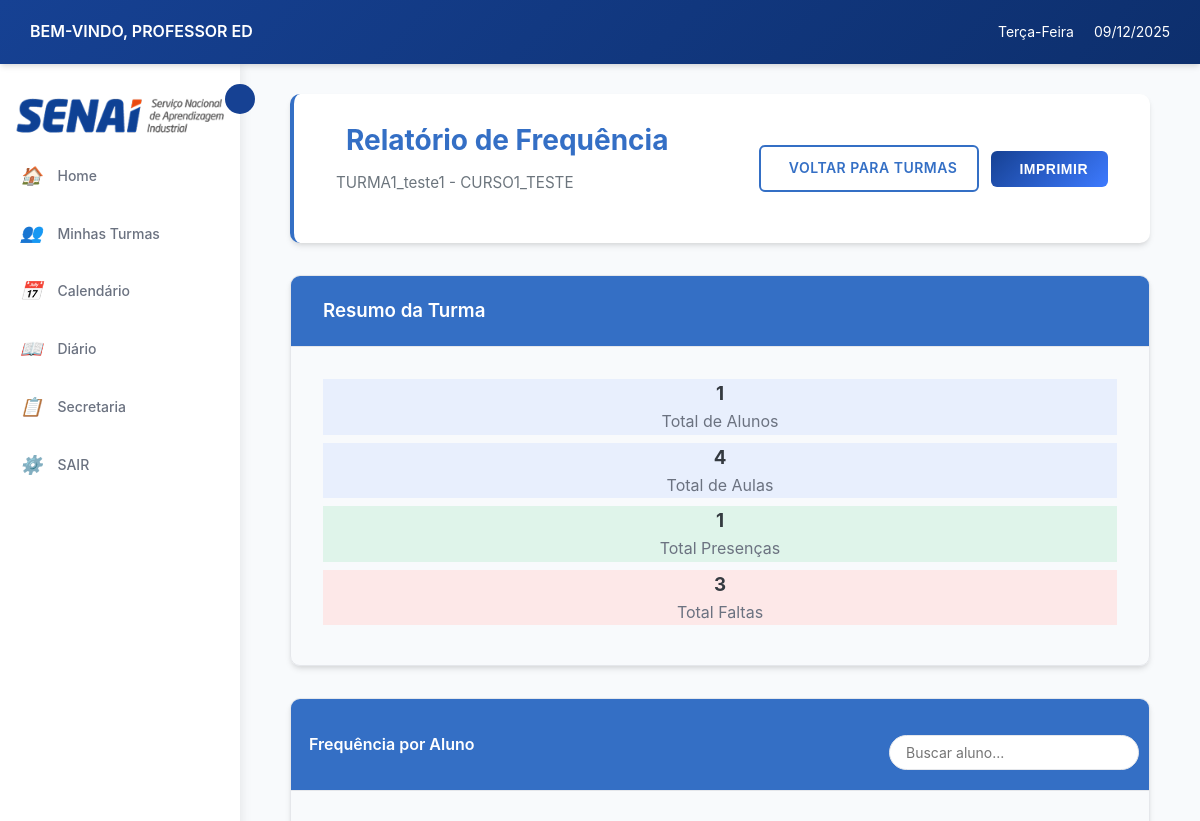
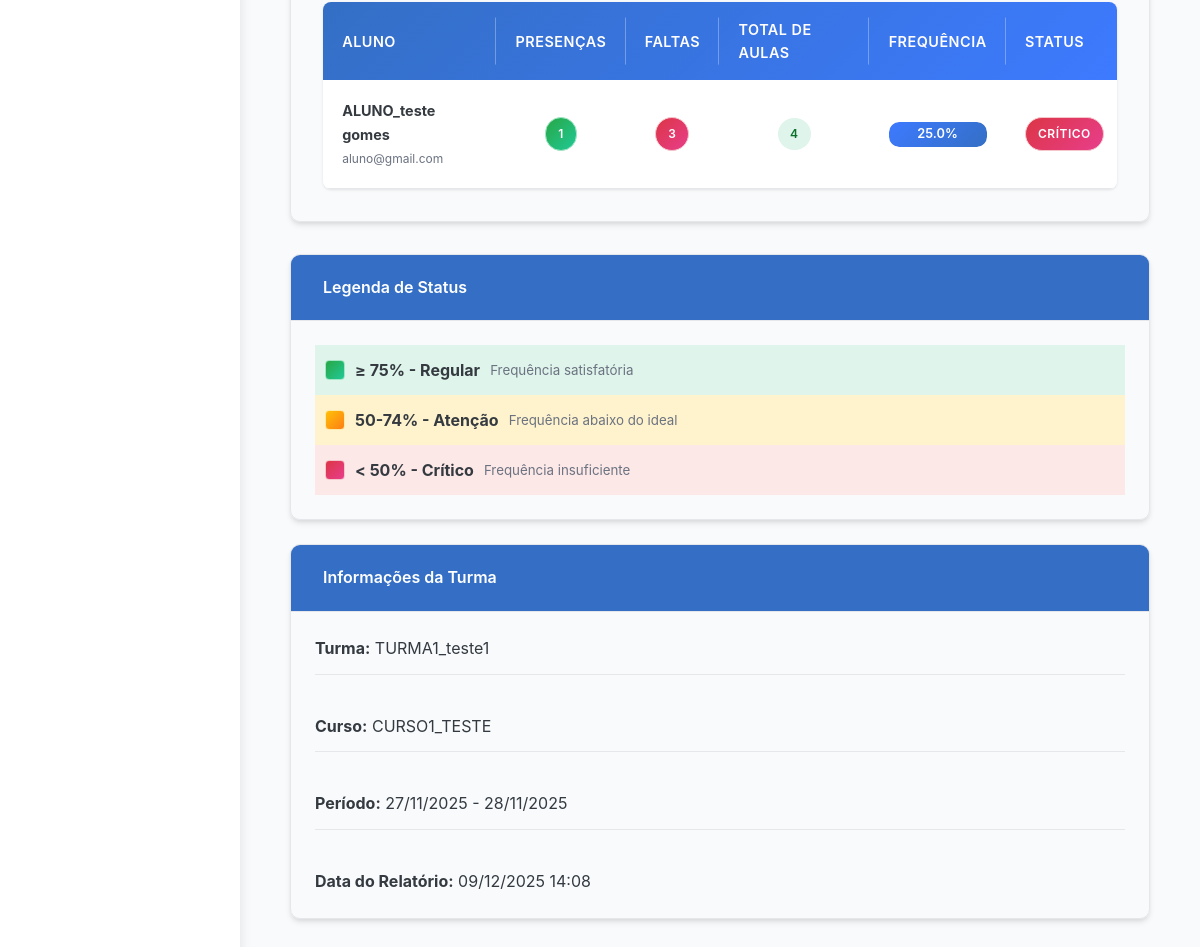
Page /diario/turma/1/relatorio/ (signed in) on the committed database (2 pictures, top to bottom).
### login/models.py (models this page shows, shortened)
class Usuario(AbstractUser):
    TIPO_USUARIO = [
        ('aluno', 'Aluno'),
        ('professor', 'Professor'),
        ('secretaria', 'Secretaria'),
    ]
    usuario_id = models.AutoField(primary_key=True)
    nome = models.CharField('Nome', max_length=100, blank=True, null=True)
    sobrenome = models.CharField('Sobrenome', max_length=100, blank=True, null=True)
    email = models.EmailField('E-mail', unique=True, default=None)
    data_nascimento = models.DateField('Data de Nascimento', blank=True, null=True)
    contato = models.CharField(max_length=20, unique=True, blank=True, null=True)
    cpf = models.CharField(max_length=14, unique=True, blank=True, null=True)
    endereco = models.TextField('Endereço', blank=True, null=True)
    tipo = models.CharField(max_length=10, choices=TIPO_USUARIO)
    USERNAME_FIELD = 'email'
    REQUIRED_FIELDS = ['nome','sobrenome','cpf', 'tipo', 'username']
    class Meta:
        db_table = 'Usuario'

class Aluno(models.Model):
    aluno_id = models.AutoField(primary_key=True)
    usuario = models.OneToOneField(Usuario, on_delete=models.CASCADE)
    class Meta:
        db_table = 'Aluno'

### cursos/models.py (models this page shows, shortened)
class Turma(models.Model):
    TIPO_AULA = [
        ('presencial', 'Presencial'),
        ('semi', 'Semi-presencial'),
        ('ead', 'EAD'),
    ]
    turma_id = models.AutoField(primary_key=True)
    nome = models.CharField(max_length=100, null=True, blank=True)
    curso = models.ForeignKey(Curso, on_delete=models.CASCADE)
    professor = models.ForeignKey('login.professor', on_delete=models.SET_NULL,  # Ou models.SET_DEFAULT
        null=True,                  # Permite NULL
        blank=True,
        default=None)
    data_inicio = models.DateField()
    data_fim = models.DateField( null=True, blank=True)
    dias_semana = models.CharField(max_length=50)
    entrada_horas = models.CharField(max_length=100, null=True, blank=True)
    saida_horas = models.CharField(max_length=100, null=True, blank=True)
    tipo = models.CharField(max_length=10, choices=TIPO_AULA)
    status = models.BooleanField(default=True)
    class Meta:
        db_table = 'Turma'

class Curso(models.Model):
    nome = models.CharField(max_length=150, unique=True, verbose_name="Nome do Curso", default="Sem Nome")
    descricao = models.TextField(blank=True, verbose_name="Descrição")
    carga_horaria = models.PositiveIntegerField(verbose_name="Carga Horária (h)", default=40)
    ativo = models.BooleanField(default=True, verbose_name="Ativo")
    disciplinas = models.ManyToManyField('Disciplina', through='GradeCurricular', blank=True, related_name='cursos')
    class Meta:
        verbose_name = "curso"
        verbose_name_plural = "cursos"
        ordering = ["nome"]

class Matricula(models.Model):
    matricula_id = models.AutoField(primary_key=True)
    aluno = models.ForeignKey('login.aluno', on_delete=models.CASCADE)
    turma = models.ForeignKey(Turma, on_delete=models.CASCADE)
    data_ingresso = models.DateField(auto_now_add=True)
    status_matricula = models.BooleanField(default=True)
    class Meta:
        db_table = 'Matricula'
        unique_together = ['aluno', 'turma']

### diario/views.py (the view)
# urls.py: path('turma/<int:turma_id>/relatorio/', views.relatorio_frequencia, name='relatorio_frequencia'),
@login_required
def relatorio_frequencia(request, turma_id):
    turma = get_object_or_404(Turma, pk=turma_id)
    matriculas = Matricula.objects.filter(
        turma=turma,
        status_matricula=True
    ).select_related('aluno__usuario')
    aulas_total = Aula.objects.filter(turma=turma).count()
    total_presencas = 0
    total_faltas = 0
    total_possivel = aulas_total * matriculas.count() if matriculas.count() > 0 else 1
    for matricula in matriculas:
        presencas = Frequencia.objects.filter(
            matricula=matricula,
            aula__turma=turma,
            presenca=True
        ).count()
        faltas = aulas_total - presencas
        matricula.presencas = presencas
        matricula.faltas = faltas
        matricula.percentual = (presencas / aulas_total * 100) if aulas_total > 0 else 0
        total_presencas += presencas
        total_faltas += faltas
    total_presencas = int(total_presencas)
    total_faltas = int(total_faltas)
    total_possivel = int(total_possivel)
    context = {
        'turma': turma,
        'matriculas': matriculas,
        'aulas_total': aulas_total,
        'total_presencas': total_presencas,
        'total_faltas': total_faltas,
        'total_possivel': total_possivel,
    }
    return render(request, 'diario/relatorio_frequencia.html', context)

### diario/templates/diario/relatorio_frequencia.html (shortened to what this page needs)
{% extends 'professor/base.html' %}
{% load static %}
{% block extra_css %}
<link rel="stylesheet" href="{% static 'diario/css/styles.css' %}">
{% endblock %}
{% block content %}
<div class="dashboard-container" data-total-presencas="{{ total_presencas|default:0 }}" data-total-faltas="{{ total_faltas|default:0 }}" data-total-possivel="{{ total_possivel|default:0 }}">
    <div class="dashboard-header">
        <div class="d-flex justify-content-between align-items-start flex-wrap">
            <div class="mb-3 mb-md-0">
                <h2>Relatório de Frequência</h2>
                <p class="text-muted mb-0">{{ turma.nome }} - {{ turma.curso.nome }}</p>
            </div>
            <div class="header-actions">
                <a href="{% url 'diario:lista_turmas_diario' %}" class="btn btn-outline-primary">
                    Voltar para Turmas
                </a>
                <button onclick="window.print()" class="btn btn-primary">
                    Imprimir
                </button>
            </div>
        </div>
    </div>
    <div class="card card-spaced">
        <div class="card-header bg-primary">
            <h3 class="mb-0 text-white">Resumo da Turma</h3>
        </div>
        <div class="card-body">
            <div class="row text-center g-4">
                <div class="mb-1 col-md-3">
                    <div class="p-4 bg-light-primary rounded-3 border">
                        <h3 class="text-primary">{{ matriculas.count }}</h3>
                        <p class="mb-0 text-muted fw-bold">Total de Alunos</p>
                    </div>
                </div>
                <div class=" mb-1 col-md-3">
                    <div class="p-4 bg-light-primary rounded-3 border">
                        <h3 class="text-primary">{{ aulas_total }}</h3>
                        <p class="mb-0 text-muted fw-bold">Total de Aulas</p>
                    </div>
                </div>
                <div class="mb-1 col-md-3">
                    <div class="p-4 bg-light-success rounded-3 border">
                        <h3 class="text-success">
                            {% if total_possivel > 0 %}
                                {{ total_presencas|floatformat:0 }}
                            {% else %}
                                0
                            {% endif %}
                        </h3>
                        <p class="mb-0 text-muted fw-bold">Total Presenças</p>
                    </div>
                </div>
                <div class="mb-1 col-md-3">
                    <div class="p-4 bg-light-danger rounded-3 border">
                        <h3 class="text-danger">
                            {% if total_possivel > 0 %}
                                {{ total_faltas|floatformat:0 }}
                            {% else %}
                                0
                            {% endif %}
                        </h3>
                        <p class="mb-0 text-muted fw-bold">Total Faltas</p>
                    </div>
                </div>
            </div>
        </div>
    </div>
    <div class="card card-spaced">
        <div class="card-header bg-warning d-flex justify-content-between align-items-center flex-wrap">
            <h4 class="mb-0 text-white">Frequência por Aluno</h4>
            <div class="mt-2 mt-md-0">
                <input type="text" id="searchInput" class="form-control" placeholder="Buscar aluno...">
            </div>
        </div>
        <div class="card-body p-0">
            <div class="table-wrap">
                <table id="frequenciaTable">
                    <thead>
                        <tr>
                            <th>Aluno</th>
                            <th class="text-center">Presenças</th>
                            <th class="text-center">Faltas</th>
                            <th class="text-center">Total de Aulas</th>
                            <th class="text-center">Frequência</th>
                            <th class="text-center">Status</th>
                        </tr>
                    </thead>
                    <tbody>
                        {% for matricula in matriculas %}
                        <tr data-percentual="{{ matricula.percentual }}">
                            <td>
                                <strong>{{ matricula.aluno.usuario.nome }} {{ matricula.aluno.usuario.sobrenome }}</strong>
                                <br>
                                <small class="text-muted">{{ matricula.aluno.usuario.email }}</small>
                            </td>
                            <td class="text-center">
                                <span class="badge status-excellent">{{ matricula.presencas }}</span>
                            </td>
                            <td class="text-center">
                                <span class="badge status-danger">{{ matricula.faltas }}</span>
                            </td>
                            <td class="text-center">
                                <span class="badge bg-secondary">{{ aulas_total }}</span>
                            </td>
                            <td class="text-center">
                                <div class="progress" style="height: 25px;">
                                    <div class="progress-bar fw-bold"
                                         role="progressbar"
                                         aria-valuenow="{{ matricula.percentual }}"
                                         aria-valuemin="0"
                                         aria-valuemax="100">
                                        {{ matricula.percentual|floatformat:1 }}%
                                    </div>
                                </div>
                            </td>
                            <td class="text-center">
                                {% if matricula.percentual >= 75 %}
                                    <span class="badge status-excellent">Regular</span>
                                {% elif matricula.percentual >= 50 %}
                                    <span class="badge status-warning">Atenção</span>
                                {% else %}
                                    <span class="badge status-danger">Crítico</span>
                                {% endif %}
                            </td>
                        </tr>
                        {% endfor %}
                    </tbody>
                </table>
            </div>
        </div>
    </div>
    <div class="row mt-4 g-4">
        <div class="col-md-6">
            <div class="card h-100">
                <div class="card-header bg-warning">
                    <h4 class="mb-0 text-white">Legenda de Status</h4>
                </div>
                <div class="card-body">
                    <div class="row g-3">
                        <div class="col-12">
                            <div class="d-flex align-items-center p-2 bg-light-success rounded">
                                <div class="status-excellent me-3" style="width: 20px; height: 20px; border-radius: 4px;"></div>
                                    <strong class="text-success">≥ 75% - Regular</strong>
                                    <small class="text-muted">Frequência satisfatória</small>
                            </div>
                        </div>
                        <div class="col-12">
                            <div class="d-flex align-items-center p-2 bg-light-warning rounded">
                                <div class="status-warning me-3" style="width: 20px; height: 20px; border-radius: 4px;"></div>
                                    <strong class="text-warning">50-74% - Atenção</strong>
                                    <small class="text-muted">Frequência abaixo do ideal</small>
                            </div>
                        </div>
                        <div class="col-12">
                            <div class="d-flex align-items-center p-2 bg-light-danger rounded">
                                <div class="status-danger me-3" style="width: 20px; height: 20px; border-radius: 4px;"></div>
                                    <strong class="text-danger">&lt; 50% - Crítico</strong>
                                    <small class="text-muted">Frequência insuficiente</small>
                            </div>
                        </div>
                    </div>
                </div>
            </div>
        </div>
        <div class="col-md-6">
            <div class="card h-100">
                <div class="card-header bg-warning">
                    <h4 class="mb-0 text-white">Informações da Turma</h4>
                </div>
                <div class="card-body">
                    <div class="info-item mb-3">
                        <strong>Turma:</strong>
                        <span class="float-end">{{ turma.nome }}</span>
                    </div>
                    <div class="info-item mb-3">
                        <strong>Curso:</strong>
                        <span class="float-end">{{ turma.curso.nome }}</span>
                    </div>
                    <div class="info-item mb-3">
                        <strong>Período:</strong>
                        <span class="float-end">{{ turma.data_inicio|date:"d/m/Y" }}{% if turma.data_fim %} - {{ turma.data_fim|date:"d/m/Y" }}{% endif %}</span>
                    </div>
                    <div class="info-item">
                        <strong>Data do Relatório:</strong>
                        <span class="float-end">{% now "d/m/Y H:i" %}</span>
                    </div>
                </div>
            </div>
        </div>
    </div>
</div>
{% endblock %}

### professor/templates/professor/base.html (shortened to what this page needs)
{% load static %}
<!DOCTYPE html>
<html lang="pt-br">
<head>
    <link rel="stylesheet" href="{% static 'professor/css/style.css' %}">
    {% block extra_css %}{% endblock %}
</head>
<body>
    <header class="header">
        <div class="header-left">
            <span class="welcome-text">BEM-VINDO, PROFESSOR {{ user.get_full_name|default:user.username|upper }}</span>
        </div>
        <div class="header-right">
            <span class="weekday" id="currentWeekday"></span>
            <span class="date" id="currentDate"></span>
        </div>
    </header>
    <main class="main-container">
        <aside class="sidebar" id="sidebar">
            <img src="{% static 'professor/img/senai_logo.png' %}" alt="SENAI" id="senai-logo-sidebar">
            <button class="sidebar-toggle" id="sidebarToggle"></button>
            <ul class="sidebar-menu">
                <li>
                    <a href="{% url 'professor:home' %}">
                        <i>🏠</i>
                        <span>Home</span>
                    </a>
                </li>
                <li>
                    <a href="{% url 'professor:listar_cursos' %}">
                        <i>👥</i>
                        <span>Minhas Turmas</span>
                    </a>
                </li>
                <li>
                    <a href="{% url 'professor:calendario' %}">
                        <i>📅</i>
                        <span>Calendário</span>
                    </a>
                </li>
                <li>
                    <a href="{% url 'diario:lista_turmas_diario' %}">
                        <i>📖</i>
                        <span>Diário</span>
                    </a>
                </li>
                <li>
                    <a href="{% url 'solicitacao:solicitacaoList' %}">
                        <i>📋</i>
                        <span>Secretaria</span>
                    </a>
                </li>
                <li>
                    <a href="{% url 'logout' %}">
                        <i>⚙️</i>
                        <span>SAIR</span>
                    </a>
                </li>
            </ul>
        </aside>
        <div class="content-area">
            {% block content %}
            {% endblock %}
        </div>
    </main>
</body>
</html>

### rows in the picture
Usuario: get_full_name "ED"
Turma: nome "TURMA1_teste1", curso.nome "CURSO1_TESTE", data_inicio "27/11/2025", data_fim "28/11/2025"
Matricula: aluno.usuario.nome "ALUNO_teste", aluno.usuario.sobrenome "gomes", aluno.usuario.email "aluno@gmail.com", presencas "1", faltas "3", aulas_total "4", percentual "25.0", shows "CRÍTICO"

### other values in the picture
{{ matriculas.count }} "1"
{{ aulas_total }} "4"
{{ total_presencas|floatformat:0 }} "1"
{{ total_faltas|floatformat:0 }} "3"
